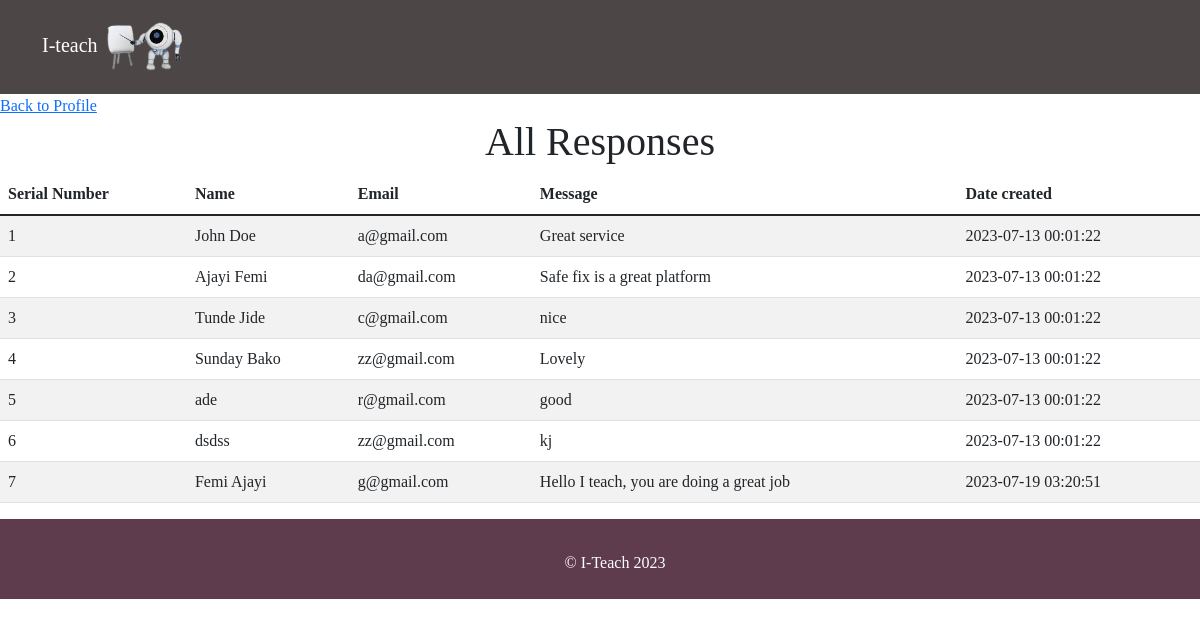
The app's page /responses.php (signed in) with its own data.
### tables this page shows
CREATE TABLE `contact_us` (
  `contact_id` int(11) NOT NULL,
  `contact_name` varchar(200) NOT NULL,
  `contact_email` varchar(100) DEFAULT NULL,
  `contact_message` text DEFAULT NULL,
  `date_created` datetime NOT NULL DEFAULT current_timestamp()
);

### classes/dbconnection.php (called while the page is built, shortened)
<?php
class Dbconnection{
    private $conn;
    public function connect(){
        try{
            $this->conn = new PDO(self::DSN, self::DB_USERNAME, self::DB_PASSWORD);
            $this->conn->setAttribute(PDO::ATTR_ERRMODE, PDO::ERRMODE_EXCEPTION);
        }catch(PDOException $ex){
            error_log("Connection Unsuccessful". $ex->getMessage());
        }
        return $this->conn;
    }
}
?>

### classes/Contact.php (called while the page is built, shortened)
<?php
require_once("Dbconnection.php");
class Contact extends Dbconnection{
    private $conn;
    public function __construct(){
        $this->conn = $this->connect();
    }
         public function contactmessage(){
             $sql = "SELECT * FROM contact_us";
            $stmt = $this->conn->prepare($sql);
            $stmt->execute();
            $result = $stmt->fetchAll(PDO::FETCH_ASSOC);
            return $result;
        }
}

### responses.php (the view, shortened to what this page needs)
<?php
    $contact = new Contact();
    $allcontacts = $contact->contactmessage();
?>
<?php
   require_once("partials/header.php");
?>
    <div class="row">
    <div class="col-md-12">
    <table class="table table-striped">
    <a href="adminprofile.php">Back to Profile</a>
        <h1 class="text-center">All Responses</h1>
        <thead>
            <th>Serial Number</th>
            <th>Name</th>
            <th>Email</th>
            <th>Message</th>
            <th>Date created</th>
        </thead>
        <tbody>
            <?php
            $sn = 1;
                foreach($allcontacts as $contacts){
                    ?>
                    <tr>
                        <td><?php echo $sn++ ?></td>
                        <td><?php echo $contacts["contact_name"] ?></td>
                        <td><?php echo $contacts["contact_email"] ?></td>
                        <td><?php echo $contacts["contact_message"] ?></td>
                        <td><?php echo $contacts["date_created"] ?></td>
                    </tr>
<?php
                }
            ?>
        </tbody>
</table>
            </div>
            </div>
 <?php
  require_once("partials/footer1.php");
?>

### assets/css/miniproject.css (style rules this page uses)
* { box-sizing:border-box; }
div { border:0px solid red; }
h1,h2,h3,h4,h5,p,a,button,input,div { font-family:algerian serif; }

### records on screen
contact_us: contact_name "John Doe", contact_email "a@gmail.com", contact_message "Great service", date_created "2023-07-13 00:01:22"
contact_us: contact_name "Ajayi Femi", contact_email "da@gmail.com", contact_message "Safe fix is a great platform", date_created "2023-07-13 00:01:22"
contact_us: contact_name "Tunde Jide", contact_email "c@gmail.com", contact_message "nice", date_created "2023-07-13 00:01:22"
contact_us: contact_name "Sunday Bako", contact_email "zz@gmail.com", contact_message "Lovely", date_created "2023-07-13 00:01:22"
contact_us: contact_name "ade", contact_email "r@gmail.com", contact_message "good", date_created "2023-07-13 00:01:22"
contact_us: contact_name "dsdss", contact_email "zz@gmail.com", contact_message "kj", date_created "2023-07-13 00:01:22"
contact_us: contact_name "Femi Ajayi", contact_email "g@gmail.com", contact_message "Hello I teach, you are doing a great job", date_created "2023-07-19 03:20:51"
